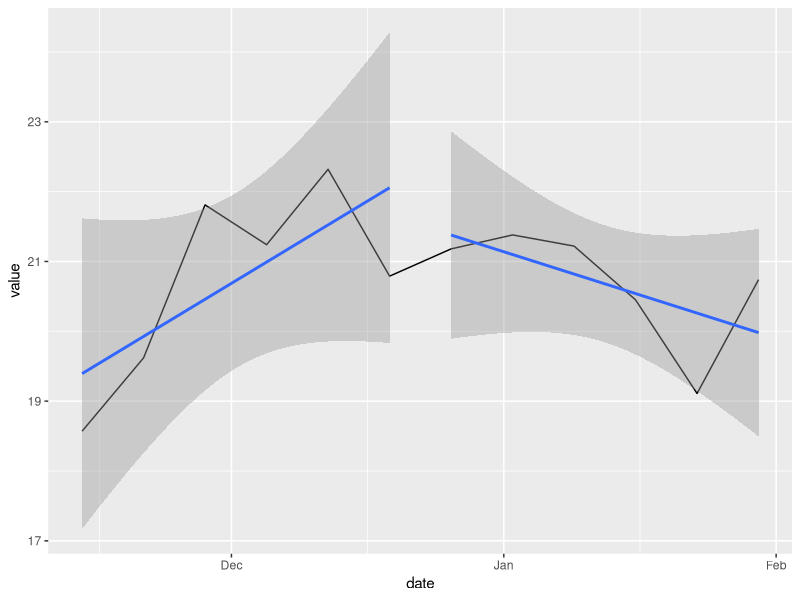

R code for this plot:
library(ggplot2)

txt <- "date value
11/14/2020 18.57
11/21/2020 19.62
11/28/2020 21.81
12/5/2020 21.24
12/12/2020 22.32
12/19/2020 20.79
12/26/2020 21.18
1/2/2021 21.38
1/9/2021 21.22
1/16/2021 20.45
1/23/2021 19.11
1/30/2021 20.74"

sns1 <- read.table(text = txt, sep = " ", header = TRUE)
sns1$date <- as.Date(sns1$date, format = "%m/%d/%Y")

cutoff <- as.Date("2020/12/26")

ggplot(sns1, aes(date, value)) +
  geom_line() +
  geom_smooth(aes(group = date >= cutoff),
              method = "lm")
#> `geom_smooth()` using formula 'y ~ x'